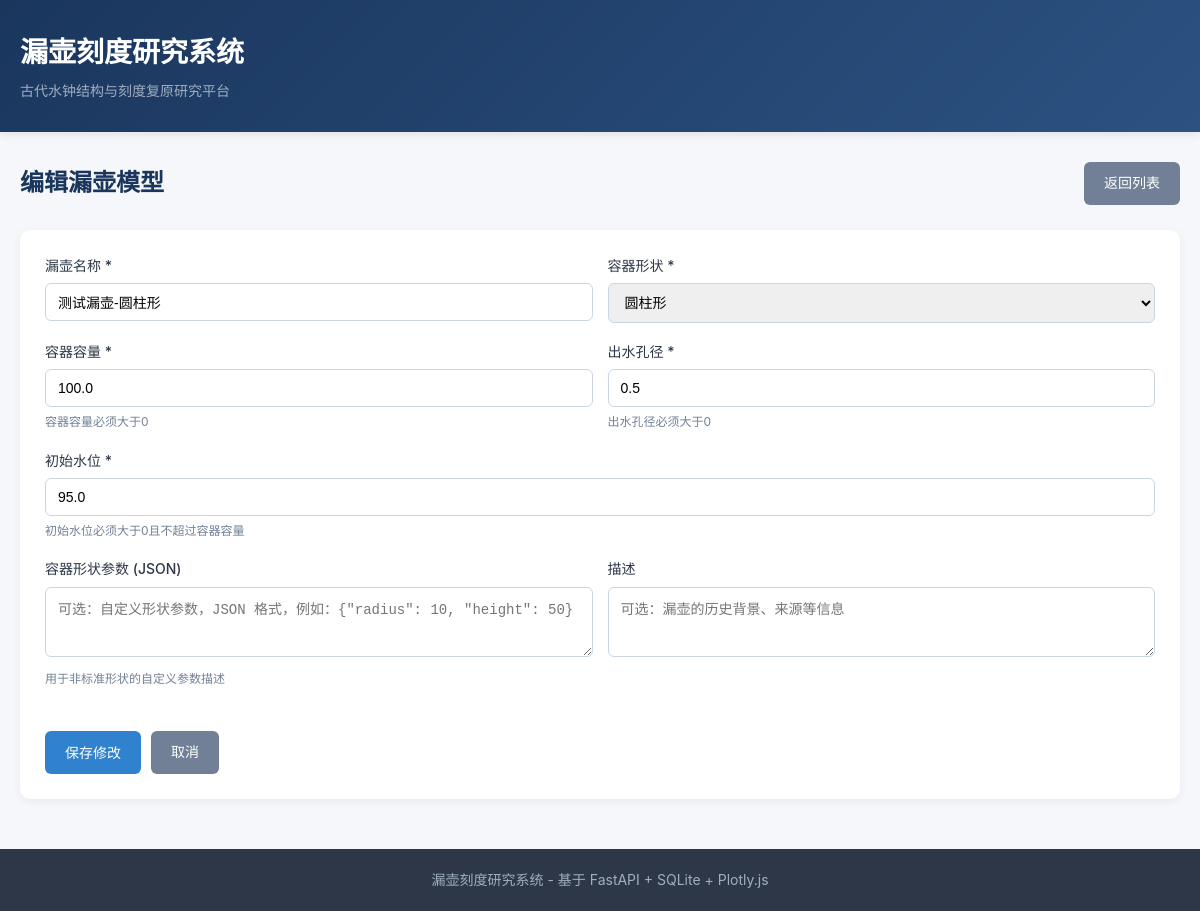
The page /containers/1/edit on the database as committed earlier.
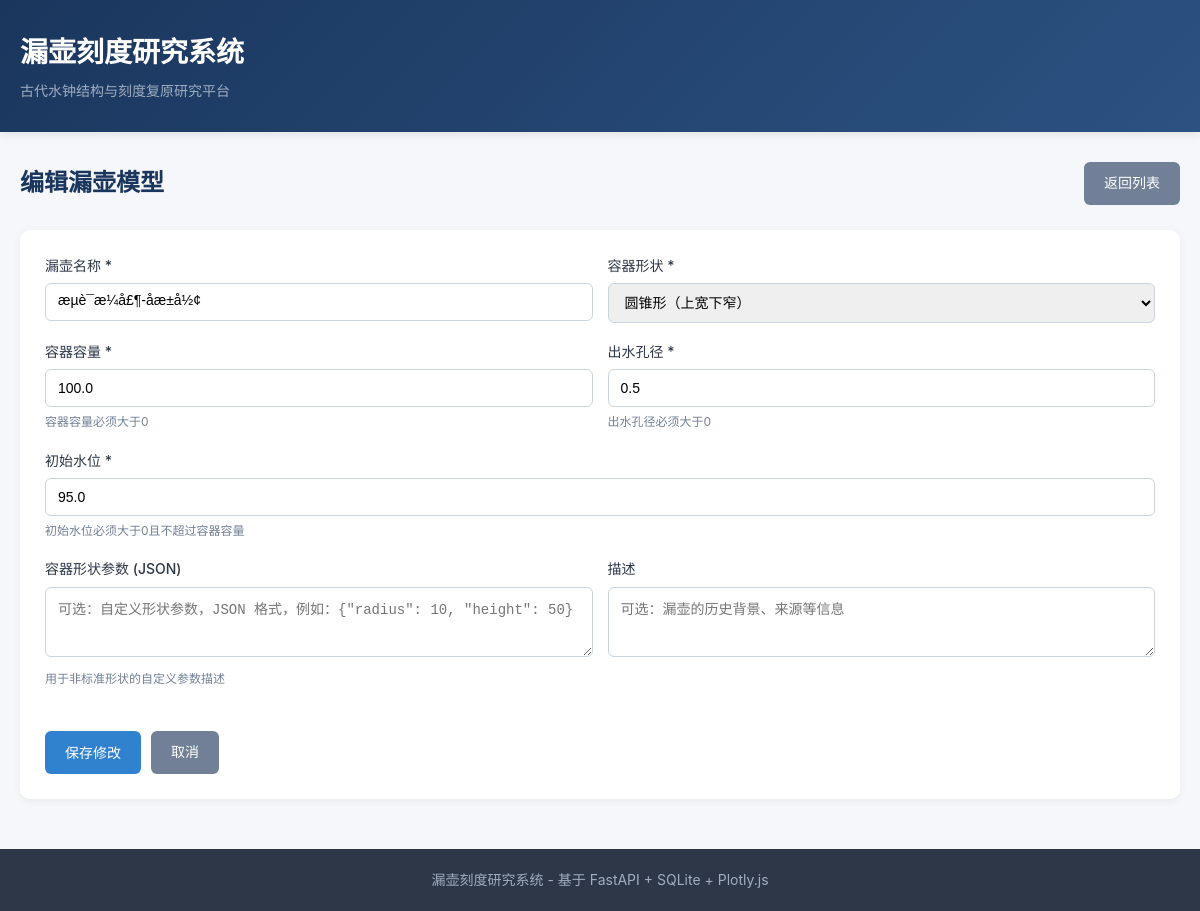
The same page on the database as committed later.
### app/models.py (models this page shows)
class Container(Base):
    __tablename__ = "containers"
    id = Column(Integer, primary_key=True, index=True)
    name = Column(String(200), nullable=False)
    shape = Column(String(50), nullable=False)
    capacity = Column(Float, nullable=False)
    orifice_diameter = Column(Float, nullable=False)
    initial_water_level = Column(Float, nullable=False)
    shape_params = Column(Text, nullable=True)
    description = Column(Text, nullable=True)
    created_at = Column(DateTime(timezone=True), server_default=func.now())
    updated_at = Column(DateTime(timezone=True), onupdate=func.now())
    experiments = relationship("Experiment", back_populates="container", cascade="all, delete-orphan")
    scale_schemes = relationship("ScaleScheme", back_populates="container", cascade="all, delete-orphan")

### app/main.py (the view)
@app.get("/containers/{container_id}/edit", response_class=HTMLResponse)
async def edit_container_form(request: Request, container_id: int, db: Session = Depends(get_db)):
    container = db.query(models.Container).filter(models.Container.id == container_id).first()
    if not container:
        raise HTTPException(status_code=404, detail="容器不存在")
    return templates.TemplateResponse("container_form.html", {"request": request, "container": container})

### templates/container_form.html (shortened to what this page needs)
{% extends "base.html" %}
{% block content %}
<div class="page-header">
    <h2>{% if container %}编辑{% else %}创建{% endif %}漏壶模型</h2>
    <a href="/" class="btn btn-secondary">返回列表</a>
</div>
<div class="card">
    <form method="post" action="{% if container %}/containers/{{ container.id }}/update{% else %}/containers{% endif %}">
        <div class="form-row">
            <div class="form-group">
                <label>漏壶名称 *</label>
                <input type="text" name="name" required maxlength="200"
                       value="{% if form_data %}{{ form_data.name }}{% elif container %}{{ container.name }}{% endif %}"
                       placeholder="例如：汉代铜壶">
            </div>
            <div class="form-group">
                <label>容器形状 *</label>
                <select name="shape" required>
                    <option value="cylindrical" {% if (form_data and form_data.shape == 'cylindrical') or (container and container.shape == 'cylindrical') %}selected{% endif %}>圆柱形</option>
                    <option value="conical" {% if (form_data and form_data.shape == 'conical') or (container and container.shape == 'conical') %}selected{% endif %}>圆锥形（上宽下窄）</option>
                </select>
            </div>
        </div>
        <div class="form-row">
            <div class="form-group">
                <label>容器容量 *</label>
                <input type="number" name="capacity" required step="any" min="0.01"
                       value="{% if form_data %}{{ form_data.capacity }}{% elif container %}{{ container.capacity }}{% endif %}"
                       placeholder="单位：任意一致即可">
                <p class="help-text">容器容量必须大于0</p>
            </div>
            <div class="form-group">
                <label>出水孔径 *</label>
                <input type="number" name="orifice_diameter" required step="any" min="0.01"
                       value="{% if form_data %}{{ form_data.orifice_diameter }}{% elif container %}{{ container.orifice_diameter }}{% endif %}"
                       placeholder="单位：与容量一致">
                <p class="help-text">出水孔径必须大于0</p>
            </div>
        </div>
        <div class="form-group">
            <label>初始水位 *</label>
            <input type="number" name="initial_water_level" required step="any" min="0.01"
                   value="{% if form_data %}{{ form_data.initial_water_level }}{% elif container %}{{ container.initial_water_level }}{% endif %}"
                   placeholder="不能超过容器容量">
            <p class="help-text">初始水位必须大于0且不超过容器容量</p>
        </div>
        <div class="form-row">
            <div class="form-group">
                <label>容器形状参数 (JSON)</label>
                <textarea name="shape_params" rows="3" placeholder="可选：自定义形状参数，JSON 格式，例如：{&quot;radius&quot;: 10, &quot;height&quot;: 50}"></textarea>
                <p class="help-text">用于非标准形状的自定义参数描述</p>
            </div>
            <div class="form-group">
                <label>描述</label>
                <textarea name="description" rows="3" placeholder="可选：漏壶的历史背景、来源等信息"></textarea>
            </div>
        </div>
        <div class="form-actions">
            <button type="submit" class="btn btn-primary">{% if container %}保存修改{% else %}创建漏壶{% endif %}</button>
            <a href="/" class="btn btn-secondary">取消</a>
        </div>
    </form>
</div>
{% endblock %}

Rows that differ between the two databases and show on the page:
changed Container: name "测试漏壶-圆柱形" → "æµè¯æ¼å£¶-åæ±å½¢"; shape "圆柱形" → "圆锥形（上宽下窄）"
